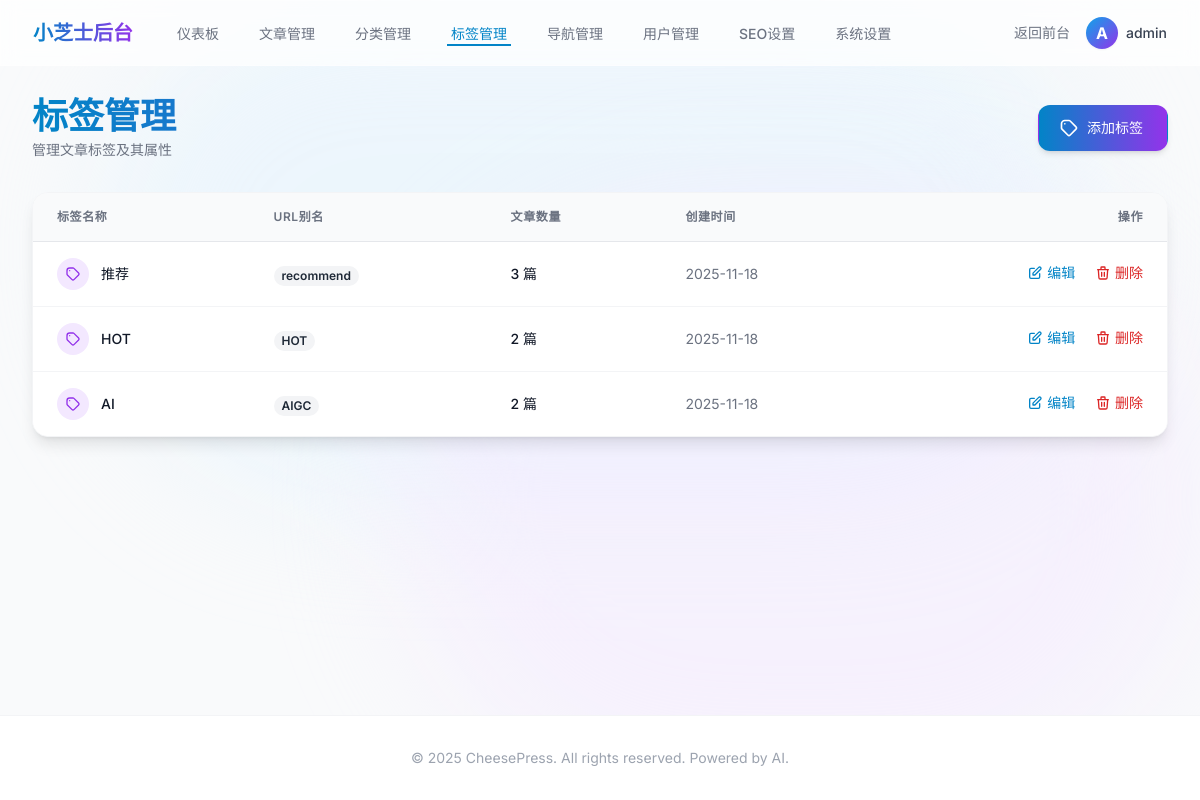
/admin/tags (signed in), run on the app's committed database.
### app/models/__init__.py (models this page shows, shortened)
class User(UserMixin, db.Model):
    __tablename__ = 'users'
    id = db.Column(db.Integer, primary_key=True)
    username = db.Column(db.String(80), unique=True, nullable=False)
    email = db.Column(db.String(120), unique=True, nullable=False)
    password_hash = db.Column(db.String(255), nullable=False)
    first_name = db.Column(db.String(50), nullable=True)
    last_name = db.Column(db.String(50), nullable=True)
    bio = db.Column(db.Text, nullable=True)
    avatar = db.Column(db.String(255), nullable=True)
    role = db.Column(db.String(20), default='user')  # user, editor, admin
    is_active = db.Column(db.Boolean, default=True)
    created_at = db.Column(db.DateTime, default=datetime.utcnow)
    updated_at = db.Column(db.DateTime, default=datetime.utcnow, onupdate=datetime.utcnow)
    posts = db.relationship('Post', backref='author', lazy=True, foreign_keys='Post.user_id')
    comments = db.relationship('Comment', backref='author', lazy=True, foreign_keys='Comment.user_id')

class Tag(db.Model):
    __tablename__ = 'tags'
    id = db.Column(db.Integer, primary_key=True)
    name = db.Column(db.String(50), unique=True, nullable=False)
    slug = db.Column(db.String(50), unique=True, nullable=False)
    created_at = db.Column(db.DateTime, default=datetime.utcnow)
    posts = db.relationship('Post', secondary=post_tags, backref='tags')

### app/admin/__init__.py (the view)
@bp.route('/tags')
def tags():
    tags = Tag.query.order_by(Tag.created_at.desc()).all()
    return render_template('admin/tags/index.html', tags=tags)

### app/admin/__init__.py (called while the page is built)
@bp.before_request
@login_required
def check_admin():
    if current_user.role not in ['admin', 'editor']:
        flash('您没有权限访问管理后台', 'error')
        return redirect(url_for('main.index'))

### app/utils/seo.py (called while the page is built)
def get_seo_settings():
    return SeoSetting.query.first()

def register_seo_functions(app):
    @app.context_processor
    def inject_seo_functions():
        return dict(
            get_post_seo_data=get_post_seo_data,
            get_category_seo_data=get_category_seo_data,
            get_search_seo_data=get_search_seo_data,
            generate_meta_tags=generate_meta_tags
        )

### app/templates/admin/tags/index.html (shortened to what this page needs)
{% extends "admin/base.html" %}
{% block content %}
<div class="animate-fade-in">
    <div class="md:flex md:items-center md:justify-between mb-8">
        <div class="flex-1 min-w-0">
            <h2
                class="text-3xl font-bold leading-7 text-transparent bg-clip-text bg-gradient-to-r from-primary-600 to-purple-600 sm:text-4xl sm:truncate">
            </h2>
            <p class="mt-1 text-sm text-gray-500">管理文章标签及其属性</p>
        </div>
        <div class="mt-4 flex md:mt-0 md:ml-4">
            <a href="{{ url_for('admin.create_tag') }}"
                class="inline-flex items-center px-6 py-3 border border-transparent rounded-xl shadow-md text-sm font-medium text-white bg-gradient-to-r from-primary-600 to-purple-600 hover:from-primary-700 hover:to-purple-700 focus:outline-none focus:ring-2 focus:ring-offset-2 focus:ring-primary-500 transition-all transform hover:-translate-y-0.5">
                添加标签
            </a>
        </div>
    </div>
    <div class="bg-white shadow-lg rounded-2xl overflow-hidden border border-gray-100">
        <div class="overflow-x-auto">
            <table class="min-w-full divide-y divide-gray-200">
                <thead class="bg-gray-50">
                    <tr>
                        <th scope="col"
                            class="px-6 py-4 text-left text-xs font-semibold text-gray-500 uppercase tracking-wider">
                            标签名称
                        </th>
                        <th scope="col"
                            class="px-6 py-4 text-left text-xs font-semibold text-gray-500 uppercase tracking-wider">
                            URL别名
                        </th>
                        <th scope="col"
                            class="px-6 py-4 text-left text-xs font-semibold text-gray-500 uppercase tracking-wider">
                            文章数量
                        </th>
                        <th scope="col"
                            class="px-6 py-4 text-left text-xs font-semibold text-gray-500 uppercase tracking-wider">
                            创建时间
                        </th>
                        <th scope="col"
                            class="px-6 py-4 text-right text-xs font-semibold text-gray-500 uppercase tracking-wider">
                            操作
                        </th>
                    </tr>
                </thead>
                <tbody class="bg-white divide-y divide-gray-100">
                    {% for tag in tags %}
                    <tr class="hover:bg-gray-50 transition-colors duration-150">
                        <td class="px-6 py-4 whitespace-nowrap">
                            <div class="flex items-center">
                                <div
                                    class="flex-shrink-0 h-8 w-8 rounded-full bg-purple-100 flex items-center justify-center text-purple-600">
                                    <svg class="h-4 w-4" fill="none" viewBox="0 0 24 24" stroke="currentColor">
                                        <path stroke-linecap="round" stroke-linejoin="round" stroke-width="2"
                                            d="M7 7h.01M7 3h5c.512 0 1.024.195 1.414.586l7 7a2 2 0 010 2.828l-7 7a2 2 0 01-2.828 0l-7-7A1.994 1.994 0 013 12V7a4 4 0 014-4z" />
                                    </svg>
                                </div>
                                <div class="ml-3">
                                    <div class="text-sm font-medium text-gray-900">{{ tag.name }}</div>
                                </div>
                            </div>
                        </td>
                        <td class="px-6 py-4 whitespace-nowrap">
                            <span
                                class="px-2 inline-flex text-xs leading-5 font-semibold rounded-full bg-gray-100 text-gray-800">
                                {{ tag.slug }}
                            </span>
                        </td>
                        <td class="px-6 py-4 whitespace-nowrap">
                            <div class="text-sm text-gray-900 font-medium">{{ tag.posts|length }} 篇</div>
                        </td>
                        <td class="px-6 py-4 whitespace-nowrap text-sm text-gray-500">
                            {{ tag.created_at.strftime('%Y-%m-%d') }}
                        </td>
                        <td class="px-6 py-4 whitespace-nowrap text-right text-sm font-medium">
                            <a href="{{ url_for('admin.edit_tag', id=tag.id) }}"
                                class="text-primary-600 hover:text-primary-900 mr-4 inline-flex items-center transition-colors">
                                <svg class="w-4 h-4 mr-1" fill="none" stroke="currentColor" viewBox="0 0 24 24">
                                    <path stroke-linecap="round" stroke-linejoin="round" stroke-width="2" d="M11 5H6a2 2 0 00-2 2v11a2 2 0 002 2h11a2 2 0 002-2v-5m-1.414-9.414a2 2 0 112.828 2.828L11.828 15H9v-2.828l8.586-8.586z"></path>
                                </svg>
                                编辑
                            </a>
                            <form action="{{ url_for('admin.delete_tag', id=tag.id) }}" method="POST" class="inline-block" onsubmit="return confirm('确定要删除这个标签吗？');">
                                <button type="submit" class="text-red-600 hover:text-red-900 inline-flex items-center transition-colors">
                                    <svg class="w-4 h-4 mr-1" fill="none" stroke="currentColor" viewBox="0 0 24 24">
                                        <path stroke-linecap="round" stroke-linejoin="round" stroke-width="2" d="M19 7l-.867 12.142A2 2 0 0116.138 21H7.862a2 2 0 01-1.995-1.858L5 7m5 4v6m4-6v6m1-10V4a1 1 0 00-1-1h-4a1 1 0 00-1 1v3M4 7h16"></path>
                                    </svg>
                                    删除
                                </button>
                            </form>
                        </td>
                    </tr>
                    {% endfor %}
                </tbody>
            </table>
        </div>
    </div>
</div>
{% endblock %}

### app/templates/admin/base.html (shortened to what this page needs)
<!DOCTYPE html>
<html lang="zh-CN">
<head>
    <script src="https://cdn.tailwindcss.com?plugins=typography,forms,line-clamp"></script>
    <link rel="stylesheet" href="{{ url_for('static', filename='css/style.css') }}">
</head>
<body class="bg-gray-50 font-sans text-gray-800 antialiased selection:bg-primary-500 selection:text-white">
    <div class="fixed inset-0 -z-10 overflow-hidden">
        <div
            class="absolute bottom-0 right-0 w-[800px] h-[600px] bg-purple-100 rounded-full blur-3xl opacity-50 pointer-events-none">
        </div>
    </div>
    <nav class="fixed w-full z-50 top-0 transition-all duration-300 glass">
        <div class="max-w-7xl mx-auto px-4 sm:px-6 lg:px-8">
            <div class="flex justify-between h-16">
                <div class="flex items-center">
                    <div class="flex-shrink-0 flex items-center">
                        <a href="{{ url_for('main.index') }}"
                            class="text-xl font-bold bg-clip-text text-transparent bg-gradient-to-r from-primary-600 to-purple-600 hover:opacity-80 transition-opacity">
                        </a>
                    </div>
                    <div class="hidden md:ml-10 md:flex md:space-x-8">
                        <a href="{{ url_for('admin.dashboard') }}"
                            class="{% if request.endpoint == 'admin.dashboard' %}text-primary-600 border-b-2 border-primary-600{% else %}text-gray-500 hover:text-gray-700 hover:border-gray-300 border-b-2 border-transparent{% endif %} inline-flex items-center px-1 pt-1 text-sm font-medium transition-all duration-200">
                            仪表板
                        </a>
                        <a href="{{ url_for('admin.posts') }}"
                            class="{% if 'admin.posts' in request.endpoint or 'admin.create_post' in request.endpoint or 'admin.edit_post' in request.endpoint %}text-primary-600 border-b-2 border-primary-600{% else %}text-gray-500 hover:text-gray-700 hover:border-gray-300 border-b-2 border-transparent{% endif %} inline-flex items-center px-1 pt-1 text-sm font-medium transition-all duration-200">
                            文章管理
                        </a>
                        <a href="{{ url_for('admin.categories') }}"
                            class="{% if 'admin.categories' in request.endpoint or 'admin.create_category' in request.endpoint or 'admin.edit_category' in request.endpoint %}text-primary-600 border-b-2 border-primary-600{% else %}text-gray-500 hover:text-gray-700 hover:border-gray-300 border-b-2 border-transparent{% endif %} inline-flex items-center px-1 pt-1 text-sm font-medium transition-all duration-200">
                            分类管理
                        </a>
                        <a href="{{ url_for('admin.tags') }}"
                            class="{% if 'admin.tags' in request.endpoint or 'admin.create_tag' in request.endpoint or 'admin.edit_tag' in request.endpoint %}text-primary-600 border-b-2 border-primary-600{% else %}text-gray-500 hover:text-gray-700 hover:border-gray-300 border-b-2 border-transparent{% endif %} inline-flex items-center px-1 pt-1 text-sm font-medium transition-all duration-200">
                            标签管理
                        </a>
                                                <a href="{{ url_for('admin.navigations') }}"
                            class="{% if 'admin.navigations' in request.endpoint or 'admin.create_navigation' in request.endpoint or 'admin.edit_navigation' in request.endpoint %}text-primary-600 border-b-2 border-primary-600{% else %}text-gray-500 hover:text-gray-700 hover:border-gray-300 border-b-2 border-transparent{% endif %} inline-flex items-center px-1 pt-1 text-sm font-medium transition-all duration-200">
                            导航管理
                        </a>
                        <a href="{{ url_for('admin.users') }}"
                            class="{% if 'admin.users' in request.endpoint or 'admin.create_user' in request.endpoint or 'admin.edit_user' in request.endpoint or 'admin.change_password' in request.endpoint %}text-primary-600 border-b-2 border-primary-600{% else %}text-gray-500 hover:text-gray-700 hover:border-gray-300 border-b-2 border-transparent{% endif %} inline-flex items-center px-1 pt-1 text-sm font-medium transition-all duration-200">
                            用户管理
                        </a>
                        <a href="{{ url_for('admin_seo.index') }}"
                            class="{% if 'admin_seo' in request.endpoint %}text-primary-600 border-b-2 border-primary-600{% else %}text-gray-500 hover:text-gray-700 hover:border-gray-300 border-b-2 border-transparent{% endif %} inline-flex items-center px-1 pt-1 text-sm font-medium transition-all duration-200">
                            SEO设置
                        </a>
                        <a href="{{ url_for('admin.settings') }}"
                            class="{% if 'admin.settings' in request.endpoint %}text-primary-600 border-b-2 border-primary-600{% else %}text-gray-500 hover:text-gray-700 hover:border-gray-300 border-b-2 border-transparent{% endif %} inline-flex items-center px-1 pt-1 text-sm font-medium transition-all duration-200">
                            系统设置
                        </a>
                    </div>
                </div>
                <div class="flex items-center space-x-4">
                    <a href="{{ url_for('main.index') }}"
                        class="text-gray-500 hover:text-primary-600 transition-colors text-sm font-medium">
                        返回前台
                    </a>
                    <div class="relative group">
                        <button
                            class="flex items-center space-x-2 text-gray-700 hover:text-primary-600 transition-colors">
                            <div
                                class="w-8 h-8 rounded-full bg-gradient-to-br from-primary-500 to-purple-600 flex items-center justify-center text-white font-bold shadow-sm">
                                {{ current_user.username[0].upper() }}
                            </div>
                            <span class="text-sm font-medium">{{ current_user.username }}</span>
                        </button>
                    </div>
                </div>
            </div>
        </div>
    </nav>
    <div class="min-h-screen flex flex-col pt-16">
        <main class="flex-1 py-8">
            <div class="max-w-7xl mx-auto px-4 sm:px-6 lg:px-8">
                {% block content %}{% endblock %}
            </div>
        </main>
        <footer class="bg-white border-t border-gray-100 mt-auto">
            <div class="max-w-7xl mx-auto py-8 px-4 sm:px-6 lg:px-8">
                <div class="text-center">
                    <p class="text-sm text-gray-400">
                        &copy; 2025 CheesePress. All rights reserved. Powered by AI.
                    </p>
                </div>
            </div>
        </footer>
</body>
</html>

### app/static/css/style.css (style rules this page uses)
.glass { background: rgba(255, 255, 255, 0.7); backdrop-filter: blur(10px); -webkit-backdrop-filter: blur(10px); border: 1px solid rgba(255, 255, 255, 0.3); }
.animate-fade-in { animation: fadeIn 0.6s ease-out forwards; }

### data on the page
User: username "A", username "admin"
Tag: name "推荐", slug "recommend", posts|length "3", created_at "2025-11-18"
Tag: name "HOT", slug "HOT", posts|length "2", created_at "2025-11-18"
Tag: name "AI", slug "AIGC", posts|length "2", created_at "2025-11-18"
